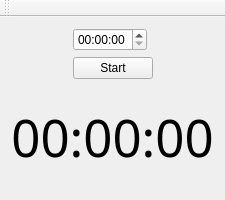
<?xml version="1.0" encoding="UTF-8"?>
<ui version="4.0">
 <class>MainWindow</class>
 <widget class="QMainWindow" name="MainWindow">
  <property name="geometry">
   <rect>
    <x>0</x>
    <y>0</y>
    <width>200</width>
    <height>200</height>
   </rect>
  </property>
  <property name="windowTitle">
   <string>Custom Timer Clock</string>
  </property>
  <widget class="QWidget" name="centralWidget">
   <layout class="QGridLayout" name="gridLayout">
    <item row="0" column="1">
     <widget class="QTimeEdit" name="timeEdit">
      <property name="sizePolicy">
       <sizepolicy hsizetype="Maximum" vsizetype="Fixed">
        <horstretch>0</horstretch>
        <verstretch>0</verstretch>
       </sizepolicy>
      </property>
     </widget>
    </item>
    <item row="0" column="0">
     <spacer name="spacer1">
      <property name="orientation">
       <enum>Qt::Horizontal</enum>
      </property>
      <property name="sizeHint" stdset="0">
       <size>
        <width>40</width>
        <height>20</height>
       </size>
      </property>
     </spacer>
    </item>
    <item row="1" column="1">
     <widget class="QPushButton" name="pushButton">
      <property name="text">
       <string>Start</string>
      </property>
     </widget>
    </item>
    <item row="1" column="0">
     <spacer name="spacer2">
      <property name="orientation">
       <enum>Qt::Horizontal</enum>
      </property>
      <property name="sizeHint" stdset="0">
       <size>
        <width>40</width>
        <height>20</height>
       </size>
      </property>
     </spacer>
    </item>
    <item row="0" column="2">
     <spacer name="spacer3">
      <property name="orientation">
       <enum>Qt::Horizontal</enum>
      </property>
      <property name="sizeHint" stdset="0">
       <size>
        <width>40</width>
        <height>20</height>
       </size>
      </property>
     </spacer>
    </item>
    <item row="1" column="2">
     <spacer name="spacer4">
      <property name="orientation">
       <enum>Qt::Horizontal</enum>
      </property>
      <property name="sizeHint" stdset="0">
       <size>
        <width>40</width>
        <height>20</height>
       </size>
      </property>
     </spacer>
    </item>
    <item row="2" column="0" colspan="3">
     <widget class="QLabel" name="label">
      <property name="sizePolicy">
       <sizepolicy hsizetype="Expanding" vsizetype="Preferred">
        <horstretch>0</horstretch>
        <verstretch>0</verstretch>
       </sizepolicy>
      </property>
      <property name="font">
       <font>
        <family>Pieces of Eight</family>
        <pointsize>38</pointsize>
       </font>
      </property>
      <property name="text">
       <string>00:00:00</string>
      </property>
      <property name="alignment">
       <set>Qt::AlignCenter</set>
      </property>
     </widget>
    </item>
   </layout>
  </widget>
  <widget class="QToolBar" name="mainToolBar">
   <attribute name="toolBarArea">
    <enum>TopToolBarArea</enum>
   </attribute>
   <attribute name="toolBarBreak">
    <bool>false</bool>
   </attribute>
  </widget>
 </widget>
 <layoutdefault spacing="6" margin="11"/>
 <resources/>
 <connections/>
</ui>
